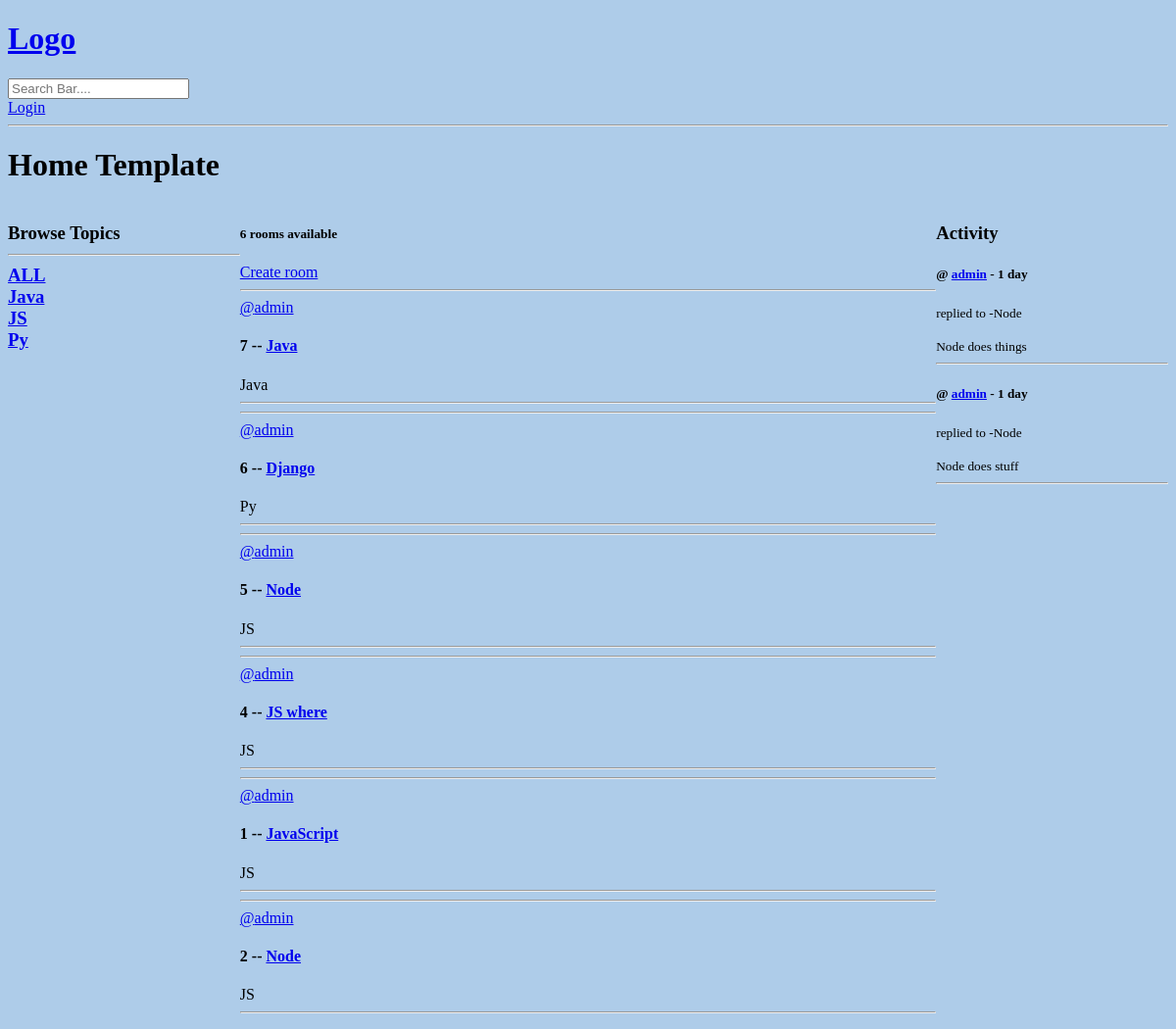
The app's page /, older data.
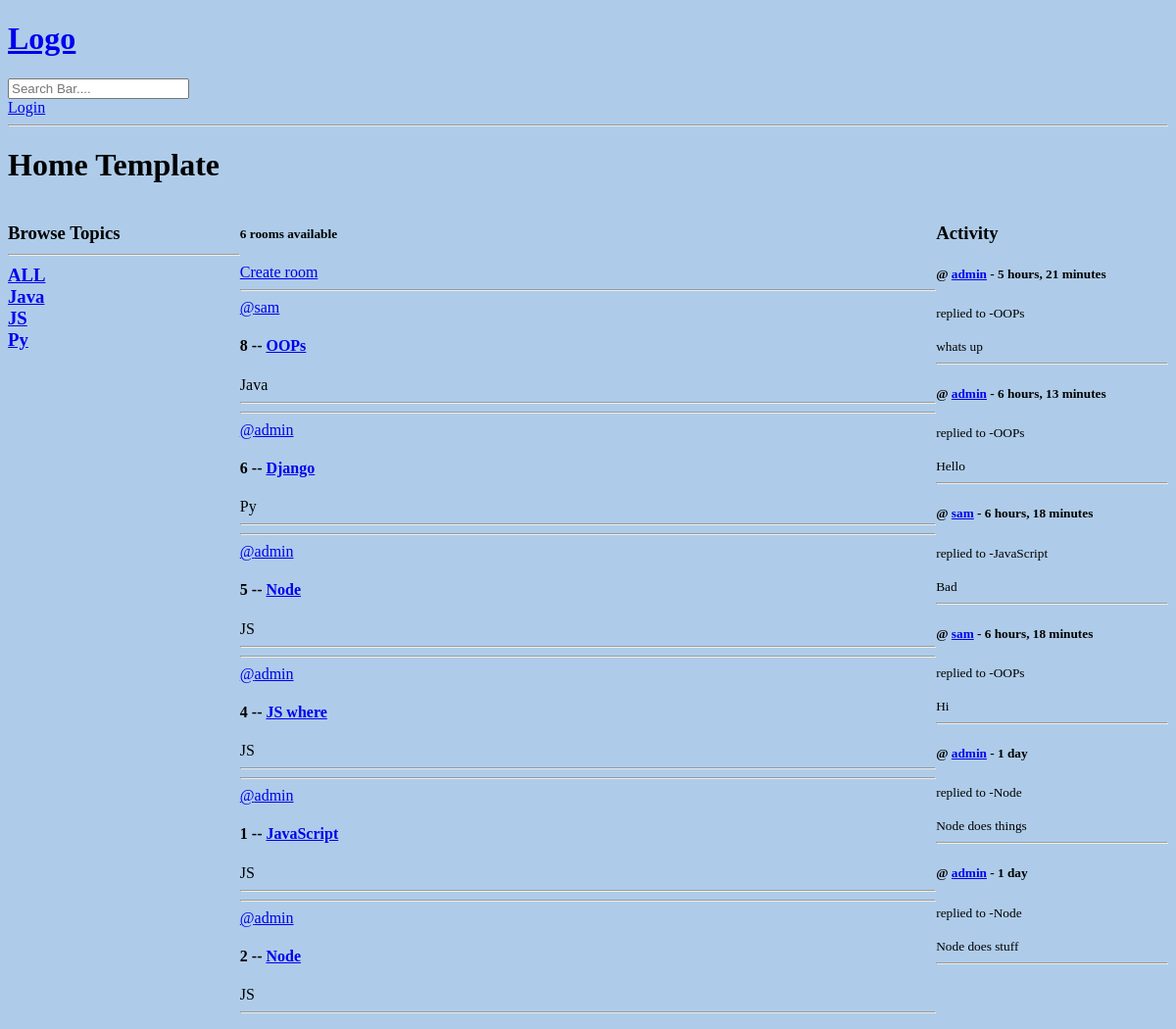
The same page, newer data.
### base/models.py (models this page shows, shortened)
class Topic(models.Model):
    name = models.CharField(max_length=100)

class Room(models.Model):
    host = models.ForeignKey(User, on_delete=models.SET_NULL, null=True)
    topic = models.ForeignKey(Topic, on_delete=models.SET_NULL, null=True)
    name = models.CharField(max_length=100)
    description = models.TextField(null=True, blank=True)
    participants = models.ManyToManyField(User, related_name='participents', blank=True)
    updated = models.DateTimeField(auto_now=True)
    created = models.DateTimeField(auto_now_add=True)
    def __str__(self):
        return self.name
    class Meta:
        ordering = ['-updated', '-created']

class Message(models.Model):
    user = models.ForeignKey(User,  on_delete=models.CASCADE)
    room = models.ForeignKey(Room, on_delete=models.CASCADE)
    body = models.TextField()
    updated = models.DateTimeField(auto_now=True)
    created = models.DateTimeField(auto_now_add=True)
    def __str__(self):
        return self.body[0:50]
    class Meta:
        ordering = ['-updated', '-created']

### base/views.py (the view)
# urls.py: path('', views.home, name="home"),
def home(request):
    q = request.GET.get('q') if request.GET.get('q') != None else''
    topics = Topic.objects.all()
    rooms = Room.objects.filter(Q(topic__name__contains = q) |
                                 Q(name__icontains = q) | Q(description__contains = q))
    room_count = rooms.count()
    room_messages = Message.objects.filter(Q(room__topic__name__icontains=q))
    context = {'rooms': rooms, 'topics': topics, 'room_count' : room_count
               , 'room_messages' : room_messages}
    return render(request, 'base/home.html', context)

### base/templates/base/home.html (shortened to what this page needs)
{% extends 'main.html' %} {% block content %}
<h1>Home Template</h1>
<div class="home-container">
  <div>
    {% include 'base/topics.html' %}
  </div>
  <div>
    <h5>{{room_count}} rooms available</h5>
    <a href="{% url 'create-room' %}">Create room</a>
    {% include 'base/feed_component.html' %}
  </div>
  <div>
      {% include 'base/activity_component.html' %}
  </div>
</div>
{% endblock %}

### base/templates/base/topics.html
<h3>
    Browse Topics
    <hr />
    <div>
      <a href="{% url 'home' %}">ALL</a>
    </div>
    {% for topic in topics %}
    <div>
      <a href="{% url 'home' %}?q={{topic.name}}">{{topic.name}}</a>
    </div>
    {% endfor %}
  </h3>

### base/templates/base/feed_component.html (shortened to what this page needs)
<div>
    {% for room in rooms %}
    <div>
      <hr />
      <a href="{% url 'user-profile' room.host%}">@{{room.host.username}}</a>
      <h4>
        {{room.id}} -- <a href=" {% url 'room' room.id %} ">{{room.name}}</a>
      </h4>
      <span>{{room.topic.name}}</span>
      <hr />
    </div>
    {% endfor %}
  </div>

### base/templates/base/activity_component.html (shortened to what this page needs)
<h3>Activity</h3>
    {% for message in room_messages %}
      <h5>@ <a href="{% url 'user-profile' message.user.id %}">{{message.user}}</a> - {{message.created|timesince}}</h5>
      <small>replied to -{{message.room}}</small>
      <small>{{message}}</small>
      <hr>
    {% endfor %}

Row changes from the older to the newer data that the page shows:
removed Room: host.username "admin", id "7", name "Java", topic.name "Java"
added Room: host.username "sam", id "8", name "OOPs", topic.name "Java"
added Message: user "admin", created "5 hours, 21 minutes", room "OOPs", body "whats up"
added Message: user "admin", created "6 hours, 13 minutes", room "OOPs", body "Hello"
added Message: user "sam", created "6 hours, 18 minutes", room "JavaScript", body "Bad"
added Message: user "sam", created "6 hours, 18 minutes", room "OOPs", body "Hi"
